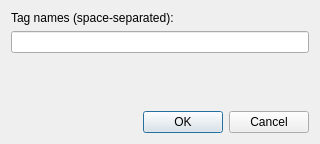
<?xml version="1.0" encoding="UTF-8"?>
<ui version="4.0">
 <class>TagAddDialog</class>
 <widget class="QDialog" name="TagAddDialog">
  <property name="geometry">
   <rect>
    <x>0</x>
    <y>0</y>
    <width>320</width>
    <height>144</height>
   </rect>
  </property>
  <property name="windowTitle">
   <string>Add Tags</string>
  </property>
  <layout class="QVBoxLayout" name="verticalLayout_2">
   <item>
    <widget class="QLabel" name="label_1">
     <property name="sizePolicy">
      <sizepolicy hsizetype="Preferred" vsizetype="Maximum">
       <horstretch>0</horstretch>
       <verstretch>0</verstretch>
      </sizepolicy>
     </property>
     <property name="text">
      <string>Tag names (space-separated):</string>
     </property>
    </widget>
   </item>
   <item>
    <widget class="QLineEdit" name="lineEdit"/>
   </item>
   <item>
    <widget class="QLabel" name="tagsLabel">
     <property name="text">
      <string/>
     </property>
     <property name="alignment">
      <set>Qt::AlignLeading|Qt::AlignLeft|Qt::AlignTop</set>
     </property>
    </widget>
   </item>
   <item>
    <widget class="QDialogButtonBox" name="buttonBox">
     <property name="orientation">
      <enum>Qt::Horizontal</enum>
     </property>
     <property name="standardButtons">
      <set>QDialogButtonBox::Cancel|QDialogButtonBox::Ok</set>
     </property>
    </widget>
   </item>
  </layout>
 </widget>
 <resources/>
 <connections>
  <connection>
   <sender>buttonBox</sender>
   <signal>accepted()</signal>
   <receiver>TagAddDialog</receiver>
   <slot>accept()</slot>
   <hints>
    <hint type="sourcelabel">
     <x>248</x>
     <y>254</y>
    </hint>
    <hint type="destinationlabel">
     <x>157</x>
     <y>274</y>
    </hint>
   </hints>
  </connection>
  <connection>
   <sender>buttonBox</sender>
   <signal>rejected()</signal>
   <receiver>TagAddDialog</receiver>
   <slot>reject()</slot>
   <hints>
    <hint type="sourcelabel">
     <x>316</x>
     <y>260</y>
    </hint>
    <hint type="destinationlabel">
     <x>286</x>
     <y>274</y>
    </hint>
   </hints>
  </connection>
 </connections>
</ui>
